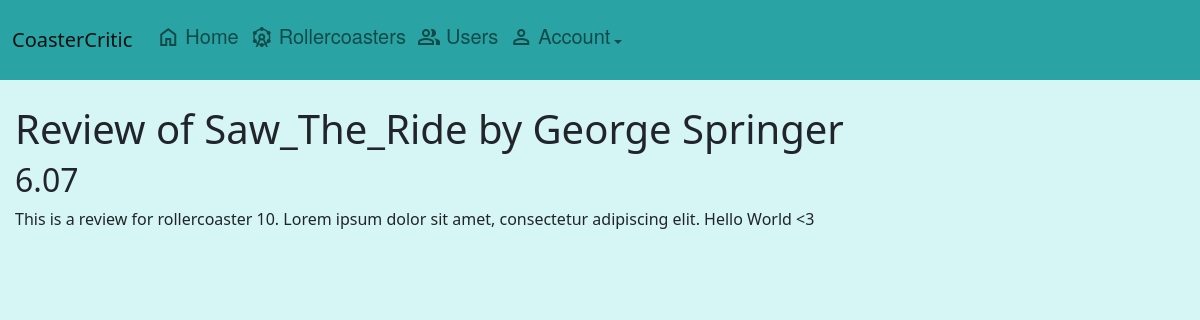
Before: /review/1 with the older database file.
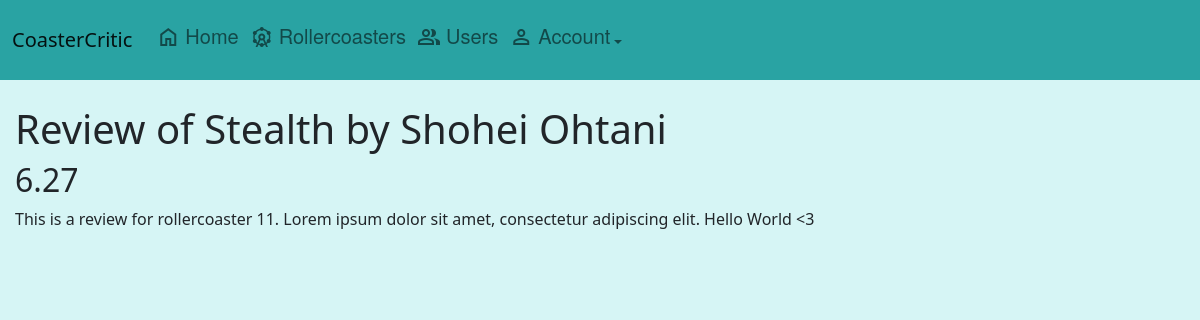
After: the same page with the newer database file.
### app/models.py (models this page shows)
class Rollercoaster(db.Model):
    id = db.Column(db.Integer, primary_key=True)
    name = db.Column(db.String(100))
    year = db.Column(db.Integer)
    height = db.Column(db.Float)
    length = db.Column(db.Float)
    manufacturer = db.Column(db.String(100))
    model = db.Column(db.String(100))
    inversions = db.Column(db.Integer)
    speed = db.Column(db.Float)
    reviews = db.relationship('Review', lazy=True)

class User(UserMixin, db.Model):
    id = db.Column(db.Integer, primary_key=True)
    password = db.Column(db.String(100))
    name = db.Column(db.String(100))
    reviews = db.relationship('Review', lazy=True)

class Review(db.Model):
    id = db.Column(db.Integer, primary_key=True)
    user_id = db.Column(db.Integer, db.ForeignKey('user.id'), nullable=False)
    rollercoaster_id = db.Column(db.Integer, db.ForeignKey('rollercoaster.id'), nullable=False)
    rating = db.Column(db.Float)
    review_text = db.Column(db.String(400))
    likes = db.Column(db.Integer)
    user = db.relationship('User', backref=db.backref('user_reviews', lazy=True))
    rollercoaster = db.relationship('Rollercoaster', backref=db.backref('coaster_reviews', lazy=True))

### app/main.py (the view)
@main.route('/review/<review_id>')
def review_page(review_id):
    db_query = (
        db.session.query(models.Review, models.Rollercoaster, models.User)
        .join(models.Rollercoaster, models.Review.rollercoaster_id == models.Rollercoaster.id)
        .join(models.User, models.Review.user_id == models.User.id)
        .filter(models.Review.id == review_id)
        .all()
    )
    if len(db_query) > 0:
        db_query = db_query[0]
        review = db_query[0]
        if review:
            rollercoaster = db_query[1]
            user = db_query[2]
            return render_template('review.html', review=review, user=user, rollercoaster=rollercoaster)
    return redirect(url_for('main.four_o_four'))

### app/templates/review.html
{% extends "base.html" %}
{% block content %}
<div class="page_container_v">
  <div>
    <h1>Review of {{rollercoaster.name}} by {{user.name}}</h1>
    <h2>{{review.rating}}</h2>
    <md-block>{{review.review_text}}</md-block>
  </div>
</div>
{% endblock %}

Changed rows visible on the page:
no longer on this page (row unchanged): Rollercoaster: name "Saw_The_Ride"
no longer on this page (row edited): User: name "George Springer"
now on this page (row unchanged): Rollercoaster: name "Stealth"
now on this page (row edited): User: name "Shohei Ohtani"
changed Review: rating "6.07" → "6.27"; review_text "This is a review for rollercoaster 10. Lorem ipsum dolor sit amet, consectetur adipiscing elit. Hello World <3" → "This is a review for rollercoaster 11. Lorem ipsum dolor sit amet, consectetur adipiscing elit. Hello World <3"
